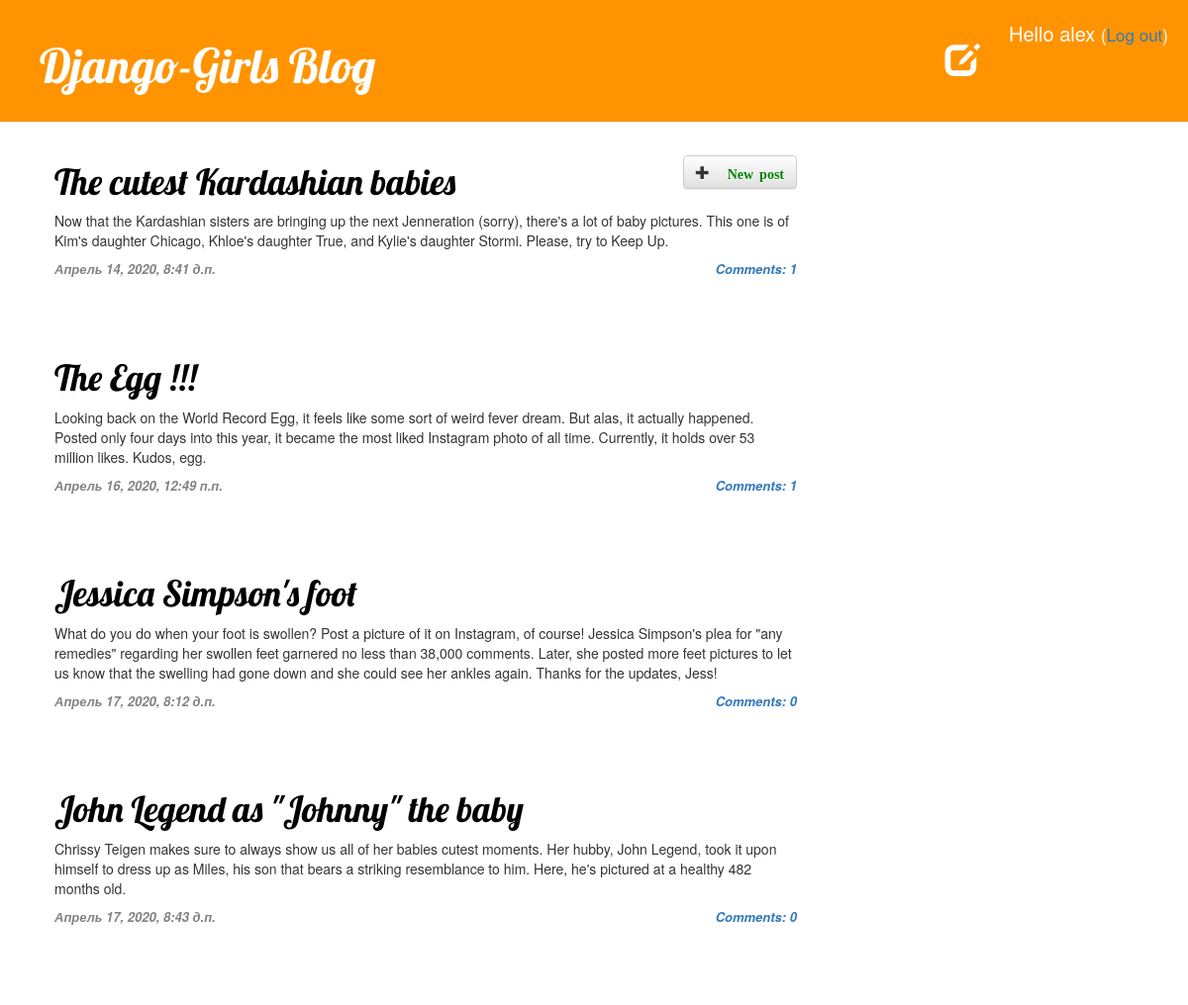
The app's page / (signed in) with its own data.
### blog/models.py (models this page shows, shortened)
class Post(models.Model):
    author = models.ForeignKey(settings.AUTH_USER_MODEL, on_delete=models.CASCADE, default=settings.AUTH_USER_MODEL, verbose_name='Author')
    title = models.CharField(max_length=200, verbose_name='Title')
    text = models.TextField(verbose_name='Text')
    created_date = models.DateTimeField(default=timezone.now, verbose_name='Created')
    published_date = models.DateTimeField(blank=True, null=True, verbose_name='Published')
    class Meta:
        verbose_name = "Post"
        verbose_name_plural = "Posts"
        ordering = ['published_date']
    def approved_comments(self):
        return self.comments.filter(approved_comment=True)

### blog/views.py (the view)
# urls.py: path('', views.post_list, name='post_list'),
def post_list(request):
    posts = Post.objects.filter(published_date__lte=timezone.now())
    context = {'posts': posts}
    return render(request, 'blog/post_list.html', context)

### blog/templates/blog/post_list.html
{% extends 'blog/base.html' %}
{% block content %}
    {% if user.is_authenticated %}
        <a href="{% url 'post_new' %}" class="top-menu"><button class="btn btn-default"><span class="glyphicon glyphicon-plus"><b class="Add_new_post">New post</b></span></button></a>
    {% endif %}
    {% for post in posts %}
        {% if post.published_date %}
            <div class="post">
                <h1><a href="{% url 'post_detail' pk=post.pk %}">{{ post.title }}</a></h1>
                <p>{{ post.text }}</p>
                <div class="date">
                    <p>{{ post.published_date }}</p>
                    <a href="{% url 'post_detail' pk=post.pk %}">Comments: {{ post.approved_comments.count }}</a>
                </div>
            </div>
        {% endif %}
    {% endfor %}
{% endblock %}

### blog/templates/blog/base.html (shortened to what this page needs)
{% load static %}
<!DOCTYPE html>
<html lang="en">
<head>
    <link rel="stylesheet" href="//maxcdn.bootstrapcdn.com/bootstrap/3.2.0/css/bootstrap.min.css">
    <link rel="stylesheet" href="//maxcdn.bootstrapcdn.com/bootstrap/3.2.0/css/bootstrap-theme.min.css">
    <link rel="stylesheet" href="{% static 'css/blog.css' %}">
</head>
<body>
    <div class="page-header">
    	<h1><a href="">Django-Girls Blog</a></h1>
        {% if user.is_authenticated %}
        	<a href="{% url 'post_draft_list' %}" class="top-menu header_button" title="Сохраненные записи"><span class="glyphicon glyphicon-edit"></span></a>
        	<p class="top-menu hello_user">Hello {{ user.username }} <small>(<a href="{% url 'logout' %}">Log out</a>)</small></p>
        {% else %}
            <a href="{% url 'login' %}" class="top-menu header_button"><span class="glyphicon glyphicon-lock"></span></a>
        {% endif %}
    </div>
    <div class="content container">
        <div class="row">
            <div class="col-md-8">
                {% block content %}
                {% endblock %}
            </div>
        </div>
    </div>
</body>
</html>

### blog/static/css/blog.css (style rules this page uses)
.page-header { display: flex; background-color: #ff9400; margin-top: 0px; padding: 20px 20px 20px 40px; justify-content: flex-start; }
.page-header h1, .page-header h1 a, .page-header h1 a:visited, .page-header h1 a:active { color: #ffffff; font-size: 36pt; text-decoration: none; }
.content { margin-left: 40px; }
h1, h2, h3, h4 { font-family: 'Lobster', cursive; }
.date { display: flex; justify-content: space-between; color: #828282; font-style: italic; font-size: 13px; font-weight: bold; }
.top-menu, .top-menu:hover, .top-menu:visited { color: #ffffff; float: right; font-size: 26pt; }
.post { margin-bottom: 70px; }
.post h3 a, .post h3 a:visited , .post h1 a { color: #000000; }
.Add_new_post { margin-left: 18px; color: green; word-spacing: -8px; }
.header_button { margin-left: auto; margin-right: 30px; align-self: center; }
.hello_user { font-size: 20px; }

### records on screen
Post: title "The cutest Kardashian babies", text "Now that the Kardashian sisters are bringing up the next Jenneration (sorry), there's a lot of baby pictures. This one is of Kim's daughter Chicago, Khloe's daughter True, and Kylie's daughter Stormi. Please, try to Keep Up.", published_date "Апрель 14, 2020, 8:41 д.п.", approved_comments.count "1"
Post: title "The Egg !!!", text "Looking back on the World Record Egg, it feels like some sort of weird fever dream. But alas, it actually happened. Posted only four days into this year, it became the most liked Instagram photo of all time. Currently, it holds over 53 million likes. Kudos, egg.", published_date "Апрель 16, 2020, 12:49 п.п.", approved_comments.count "1"
Post: title "Jessica Simpson's foot", text "What do you do when your foot is swollen? Post a picture of it on Instagram, of course! Jessica Simpson's plea for \"any remedies\" regarding her swollen feet garnered no less than 38,000 comments. Later, she posted more feet pictures to let us know that the swelling had gone down and she could see her ankles again. Thanks for the updates, Jess!", published_date "Апрель 17, 2020, 8:12 д.п.", approved_comments.count "0"
Post: title "John Legend as \"Johnny\" the baby", text "Chrissy Teigen makes sure to always show us all of her babies cutest moments. Her hubby, John Legend, took it upon himself to dress up as Miles, his son that bears a striking resemblance to him. Here, he's pictured at a healthy 482 months old.", published_date "Апрель 17, 2020, 8:43 д.п.", approved_comments.count "0"

### other values on screen
{{ user.username }} "alex"
